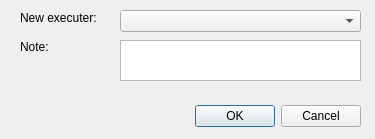
<?xml version="1.0" encoding="UTF-8"?>
<ui version="4.0">
 <class>SetExecuterDialog</class>
 <widget class="QDialog" name="SetExecuterDialog">
  <property name="geometry">
   <rect>
    <x>0</x>
    <y>0</y>
    <width>375</width>
    <height>139</height>
   </rect>
  </property>
  <property name="windowTitle">
   <string>URMHS - Set executer</string>
  </property>
  <widget class="QDialogButtonBox" name="buttonBox">
   <property name="geometry">
    <rect>
     <x>20</x>
     <y>100</y>
     <width>341</width>
     <height>32</height>
    </rect>
   </property>
   <property name="orientation">
    <enum>Qt::Horizontal</enum>
   </property>
   <property name="standardButtons">
    <set>QDialogButtonBox::Cancel|QDialogButtonBox::Ok</set>
   </property>
  </widget>
  <widget class="QComboBox" name="user_comboBox">
   <property name="geometry">
    <rect>
     <x>120</x>
     <y>10</y>
     <width>241</width>
     <height>22</height>
    </rect>
   </property>
  </widget>
  <widget class="QPlainTextEdit" name="note_plainTextEdit">
   <property name="geometry">
    <rect>
     <x>120</x>
     <y>40</y>
     <width>241</width>
     <height>41</height>
    </rect>
   </property>
  </widget>
  <widget class="QLabel" name="label">
   <property name="geometry">
    <rect>
     <x>20</x>
     <y>40</y>
     <width>47</width>
     <height>13</height>
    </rect>
   </property>
   <property name="text">
    <string>Note:</string>
   </property>
  </widget>
  <widget class="QLabel" name="label_2">
   <property name="geometry">
    <rect>
     <x>20</x>
     <y>10</y>
     <width>91</width>
     <height>16</height>
    </rect>
   </property>
   <property name="text">
    <string>New executer:</string>
   </property>
  </widget>
 </widget>
 <resources/>
 <connections>
  <connection>
   <sender>buttonBox</sender>
   <signal>accepted()</signal>
   <receiver>SetExecuterDialog</receiver>
   <slot>accept()</slot>
   <hints>
    <hint type="sourcelabel">
     <x>248</x>
     <y>254</y>
    </hint>
    <hint type="destinationlabel">
     <x>157</x>
     <y>274</y>
    </hint>
   </hints>
  </connection>
  <connection>
   <sender>buttonBox</sender>
   <signal>rejected()</signal>
   <receiver>SetExecuterDialog</receiver>
   <slot>reject()</slot>
   <hints>
    <hint type="sourcelabel">
     <x>316</x>
     <y>260</y>
    </hint>
    <hint type="destinationlabel">
     <x>286</x>
     <y>274</y>
    </hint>
   </hints>
  </connection>
 </connections>
</ui>
